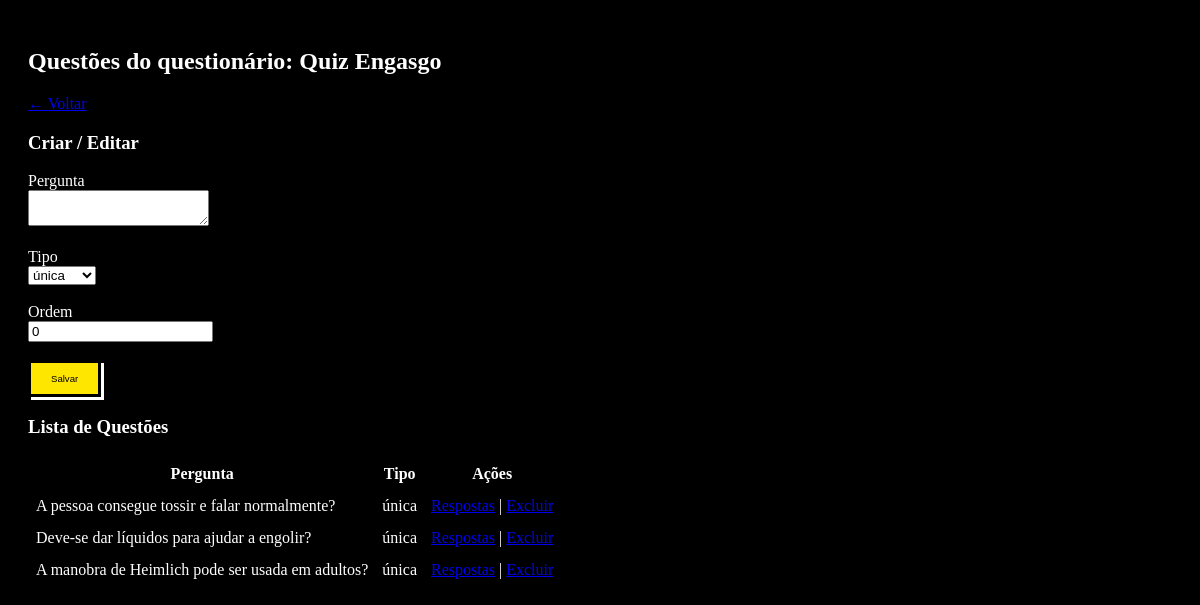
Screenshot of /admin/questoes.php?id_questionario=1 (signed in) with the database file from the repository.
### tables this page shows
CREATE TABLE QUESTIONARIOS (
    ID_QUESTIONARIO INT AUTO_INCREMENT PRIMARY KEY,
    NOME VARCHAR(150) NOT NULL,
    DESCRICAO TEXT,
    ATIVO BOOLEAN DEFAULT TRUE,
    CRIACAO TIMESTAMP DEFAULT CURRENT_TIMESTAMP
);

CREATE TABLE QUESTOES (
    ID_QUESTAO INT AUTO_INCREMENT PRIMARY KEY,
    ID_QUESTIONARIO INT NOT NULL,
    QUESTAO TEXT NOT NULL,
    TIPO VARCHAR(20) NOT NULL,  
    OBRIGATORIA BOOLEAN DEFAULT TRUE,
    ORDEM INT DEFAULT 0,
    FOREIGN KEY (ID_QUESTIONARIO) REFERENCES QUESTIONARIOS(ID_QUESTIONARIO) ON DELETE CASCADE
);

### admin/questoes.php (the view, shortened to what this page needs)
<?php
$conn = db_connect();
$idq = isset($_GET['id_questionario']) ? (int)$_GET['id_questionario'] : 0;
$quiz = $conn->query('SELECT * FROM QUESTIONARIOS WHERE ID_QUESTIONARIO = ' . $idq)->fetch_assoc();
$rows = $conn->query('SELECT * FROM QUESTOES WHERE ID_QUESTIONARIO = ' . $idq . ' ORDER BY ORDEM')->fetch_all(MYSQLI_ASSOC);
?>
<!doctype html><html><head><meta charset="utf-8"><title>Questões</title>
<link rel="stylesheet" href="../public/css/style.css"></head><body style="color:#fff;padding:20px">
  <h2>Questões do questionário: <?=htmlspecialchars($quiz['NOME'])?></h2>
  <a href="questionarios.php">← Voltar</a>
  <h3>Criar / Editar</h3>
  <form method="post">
    <label>Pergunta<br><textarea name="questao" id="questao" required></textarea></label><br><br>
    <label>Tipo<br>
      <select name="tipo" id="tipo">
        <option value="única">única</option>
      </select>
    </label><br><br>
    <label>Ordem<br><input name="ordem" id="ordem" type="number" value="0"></label><br><br>
    <button class="botao-retro">Salvar</button>
  </form>
  <h3>Lista de Questões</h3>
  <table border="0" cellpadding="6">
    <tr><th>Pergunta</th><th>Tipo</th><th>Ações</th></tr>
    <?php foreach($rows as $r): ?>
      <tr>
        <td><?=nl2br(htmlspecialchars($r['QUESTAO']))?></td>
        <td><?=htmlspecialchars($r['TIPO'])?></td>
        <td>
          <a href="respostas.php?id_questao=<?= $r['ID_QUESTAO']?>">Respostas</a> |
          <a href="?delete=<?= $r['ID_QUESTAO']?>&id_questionario=<?= $idq?>" onclick="return confirm('Excluir?')">Excluir</a>
        </td>
      </tr>
    <?php endforeach;?>
  </table>
</body></html>

### public/css/style.css (style rules this page uses)
body { background-color: #000; color: white; font-family: 'Press Start 2P', cursive; }
.botao-retro { display: inline-block; background-color: #FFE600; color: black; font-size: 0.6rem; padding: 10px 20px; border: 3px solid black; box-shadow: 3px 3px 0 white; text-decoration: none; transition: all 0.2s ease-in-out; }

### rows the page displays
questionarios: NOME "Quiz Engasgo"
questoes: QUESTAO "A pessoa consegue tossir e falar normalmente?", TIPO "única"
questoes: QUESTAO "Deve-se dar líquidos para ajudar a engolir?", TIPO "única"
questoes: QUESTAO "A manobra de Heimlich pode ser usada em adultos?", TIPO "única"
